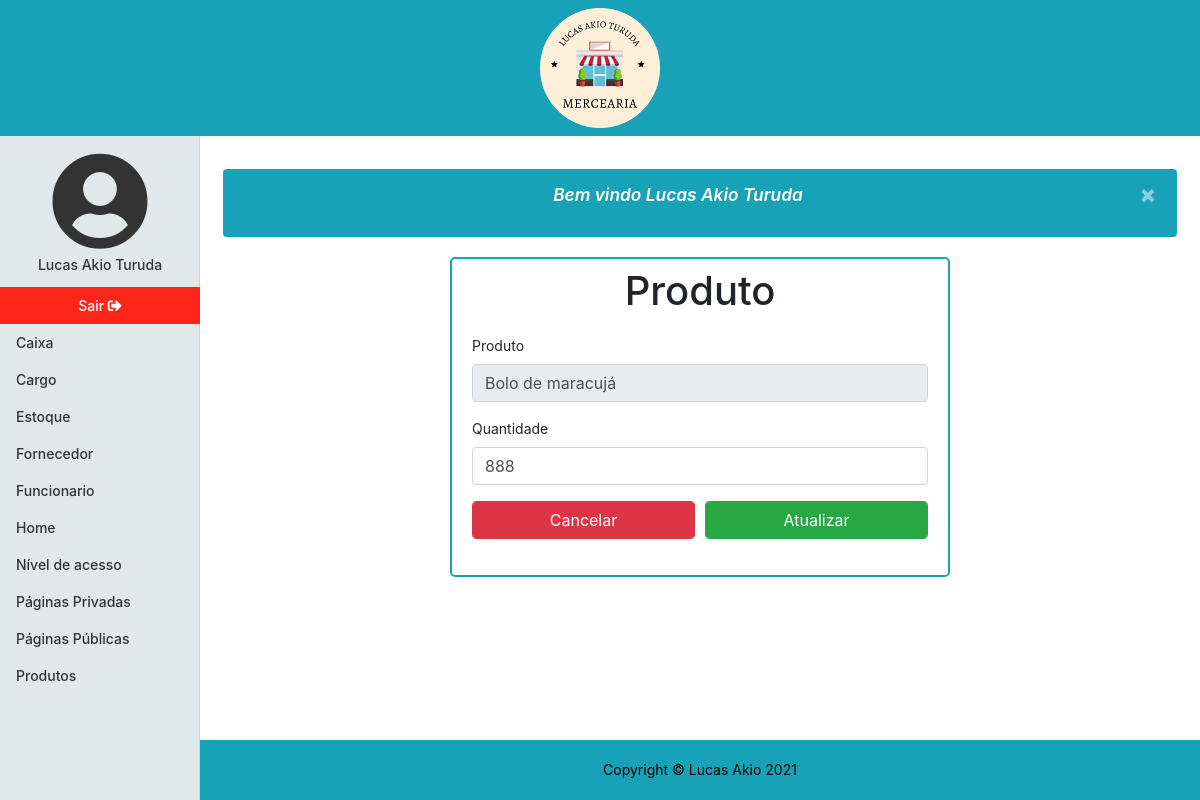
The page /estoque/editar/&id=8 (signed in) on the database as committed earlier.
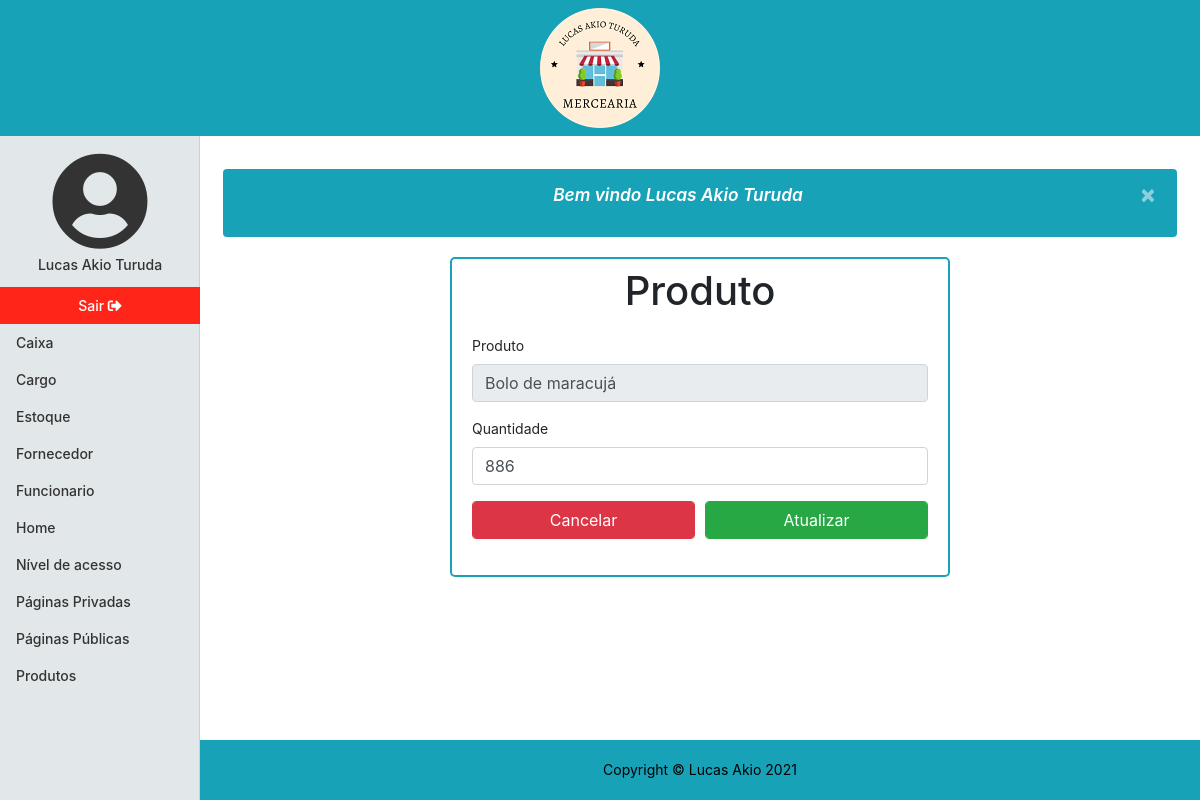
The same page on the database as committed later.
### tables this page shows
CREATE TABLE `estoque` (
  `id` int NOT NULL AUTO_INCREMENT,
  `produto_id` int NOT NULL,
  `quantidade` int NOT NULL,
  PRIMARY KEY (`id`,`produto_id`),
  UNIQUE KEY `produto_id_UNIQUE` (`produto_id`),
  KEY `fk_estoque_produto_idx` (`produto_id`) /*!80000 INVISIBLE */,
  CONSTRAINT `fk_estoque_produto` FOREIGN KEY (`produto_id`) REFERENCES `produto` (`id`) ON DELETE CASCADE ON UPDATE CASCADE
);

CREATE TABLE `produto` (
  `id` int NOT NULL AUTO_INCREMENT,
  `nome` varchar(30) NOT NULL,
  `preco` double NOT NULL,
  `fornecedor_id` int NOT NULL,
  `codigo_id` int NOT NULL,
  `kilograma` double NOT NULL DEFAULT '0',
  `litro` double NOT NULL DEFAULT '0',
  `dt_registro` datetime NOT NULL,
  PRIMARY KEY (`id`,`fornecedor_id`,`codigo_id`),
  KEY `fk_produto_fornecedor_idx` (`fornecedor_id`),
  KEY `fk_produto_codigo_idx` (`codigo_id`),
  CONSTRAINT `fk_produto_codigo` FOREIGN KEY (`codigo_id`) REFERENCES `codigo` (`id`) ON DELETE CASCADE ON UPDATE CASCADE,
  CONSTRAINT `fk_produto_fornecedor` FOREIGN KEY (`fornecedor_id`) REFERENCES `fornecedor` (`id`)
);

### core/ConfigController.php (called while the page is built, shortened)
<?php
class ConfigController
{
    private string $urlMetodo;
    public function __construct()
    {
        if(!empty(filter_input(INPUT_GET,"url",FILTER_SANITIZE_URL)))
        {
            $this->url = filter_input(INPUT_GET,"url",FILTER_SANITIZE_URL);
            $this->urlDividida = explode('/',$this->url,);
            if(isset($this->urlDividida[1]) && !empty($this->urlDividida[1]))
            {
                $this->urlMetodo = $this->urlDividida[1];
            }
            else{
                $this->urlMetodo = "index";
            }
        }
        else{
            $this->urlController = "login";
            $this->urlMetodo = "index";
        }
    }
    public function carregar()
    {
        $metodo = $this->urlMetodo;
        $pagina = new $classe();
        $pagina->$metodo();
    }
}
?>

### index.php (called while the page is built, shortened)
<?php
$url = new Core\ConfigController();
$url->carregar();
?>

### app/Model/Model.php (called while the page is built, shortened)
<?php
class Model extends Conexao
{
    protected $conn;
    private $resultado;
    function __construct()
    {
        $this->conn = parent::conectar();
    }
    final protected function projetarExpecifico($query,$parametros = array(), bool $unico = true)
    {
        $this->query = $this->conn->prepare($query);
        $this->parametros($this->query,$parametros);
        $this->query->execute();
        if($unico){
            $this->resultado = $this->query->fetch(PDO::FETCH_ASSOC);
        }
        else{
            $this->resultado = $this->query->fetchAll(PDO::FETCH_ASSOC);
        }
        return $this->resultado;
    }
    private function parametros($query,$parametros = array()): void
    {
        foreach($parametros as $parametro => $valor)
        {
            $this->valoresParam($query,$parametro,$valor);
        }
    }
    private function valoresParam($query,$parametro,$valor): void
    {
        $query->bindParam(":$parametro",$valor);
    }
}
?>

### app/Model/Conexao.php (called while the page is built, shortened)
<?php
class Conexao
{
   private $bdType = "mysql";
   private $host = "localhost";
   private $user = "root";
   private $password = "root";
   private $port = 3306;
   private $bdname = "mercearia";
   protected function conectar()
   {
       try{
            $con = new PDO($this->bdType.':host='.$this->host.';port='.$this->port.';dbname='.$this->bdname, $this->user, $this->password);
            $con->setAttribute(PDO::ATTR_ERRMODE, PDO::ERRMODE_EXCEPTION);
            return $con;
       }
       catch(PDOException $e)
       {
           $alerta = new \App\Model\Alerta();
           $msg= $alerta->alertaFalha("Não foi possivel realizar uma conexão com o site, tente novamente!");
           $_SESSION['msg'] = $msg;
            header("Location:". URL . "paginaInvalida/index");
            exit();
       }
   }
}

### app/Model/Estoque.php (called while the page is built, shortened)
<?php
class Estoque extends Model
{
    public function editar($id): array
    {
        $estoque = parent::projetarExpecifico(
            "SELECT e.id, e.produto_id, p.nome AS produto, e.quantidade
            FROM estoque e
            INNER JOIN produto p
            ON e.produto_id = p.id
            WHERE e.id = :id LIMIT 1",
            $id,
            false
        );
        if (!empty($estoque)) {
            return $estoque;
        }
        exit();
    }
}

### app/View/estoque/editar.php (the view, shortened to what the changed rows need)
<!DOCTYPE html>
<html lang="pt-br">
<head>
    <link rel="stylesheet" href="https://cdn.jsdelivr.net/npm/bootstrap@4.6.0/dist/css/bootstrap.min.css">
    <link href="<?php echo URL; ?>app/Assets/css/mercearia.css" rel="stylesheet">
    <link href="<?php echo URL; ?>app/Assets/fontawesome/css/all.css" rel="stylesheet">
</head>
<?php
include_once "app/View/include/header.php";
?>
<div class="container-fluid">
    <div class="row">
        <?php
        include_once "app/View/include/menulateral.php";
        ?>
        <div class="col-md-9 ml-auto col-lg-10 principal">
            <main role="main" class="m-2">
                <?php
                if (isset($_SESSION['msg'])) {
                    echo $_SESSION['msg'];
                }
                $estoque = $this->dados[0];
                ?>
                <div id="form-atualizar">
                    <h1 class="text-center mt-2">Produto</h1>
                    <form action="<?php echo URL;?>estoque/atualizar" method="POST" id='form-atualizar-estoque'>
                        <div class="form-row">
                            <div class="form-group col-12">
                                <label for="form_produto">Produto</label>
                                <input type="text" name="produto" class="form-control" value="<?php echo $estoque['produto'] ?>" disabled>
                            </div>
                            <div class="form-group col-12">
                                <label for="form_quantidade">Quantidade</label>
                                <input type="text" name="quantidade" class="form-control <?php echo isset($_SESSION['Erro_form']['quantidade']) ? 'is-invalid' : '' ?>" aria-describedby="serverQuantidade" id="form-quantidade" value="<?php echo $estoque['quantidade'] ?>">
                            </div>
                        </div>
                        <div class="form-row">
                            <div class="form-group col-6">
                                <a href="<?php echo URL ?>estoque/index" class="form-control btn btn-danger">Cancelar</a>
                            </div>
                            <div class="form-group col-6">
                                <input type="submit" value="Atualizar" name="btn_atualizar" class="form-control btn btn-success">
                            </div>
                        </div>
                    </form>
                </div>
            </main>
            <?php
            include_once "app/View/include/footer.php";
            ?>
            </body>
</html

Rows that differ between the two databases and show on the page:
changed estoque "Bolo de maracujá": quantidade "888" → "886"
